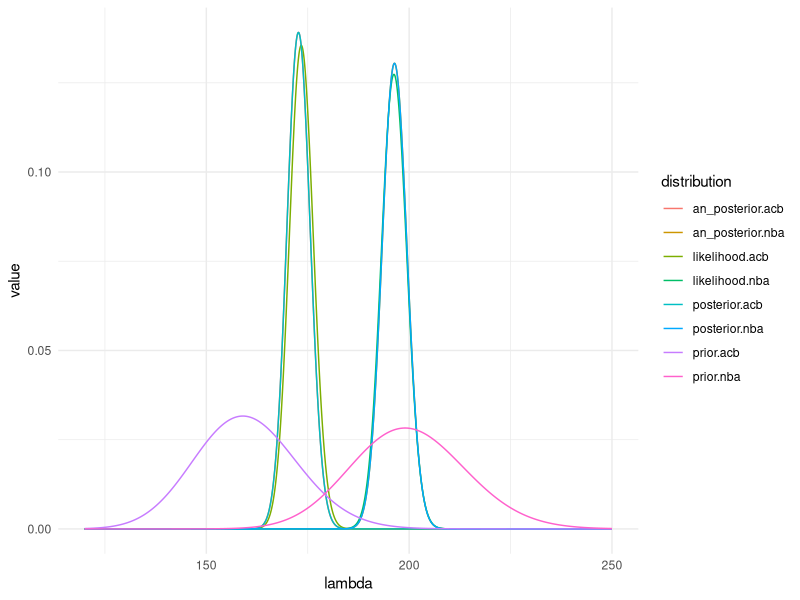
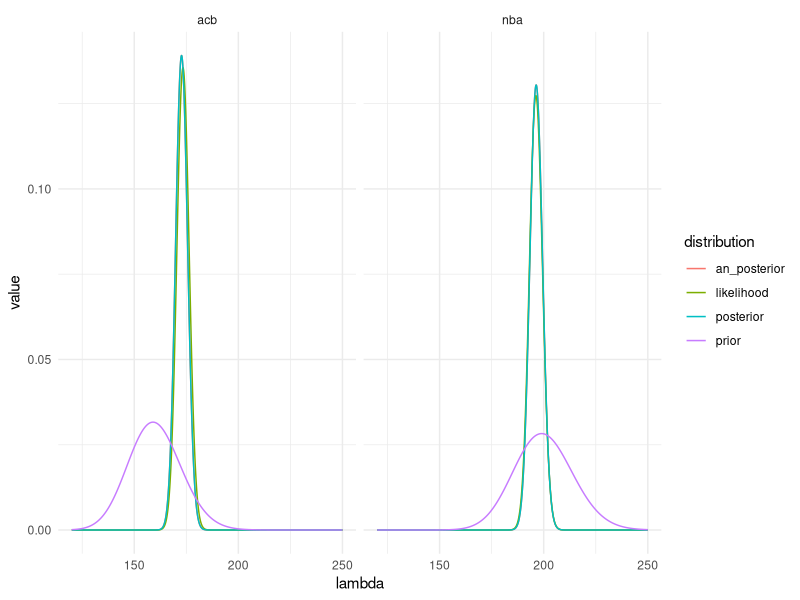
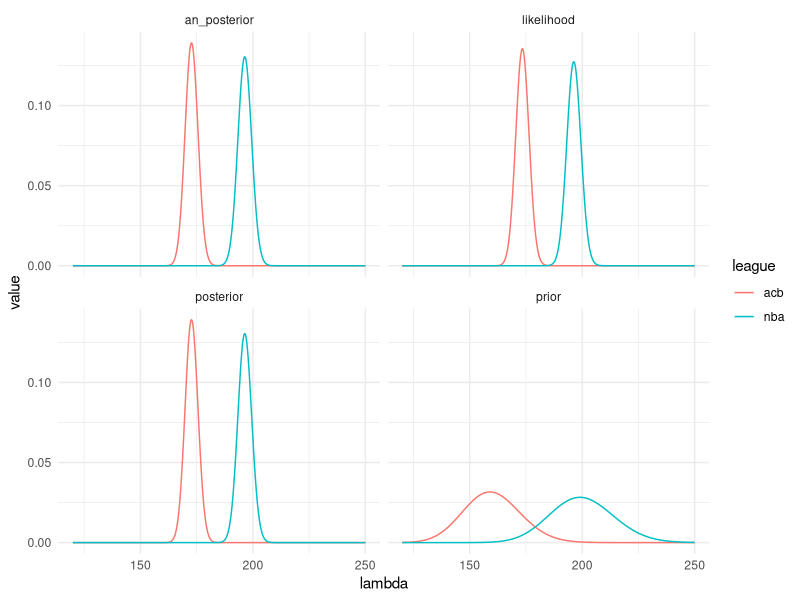
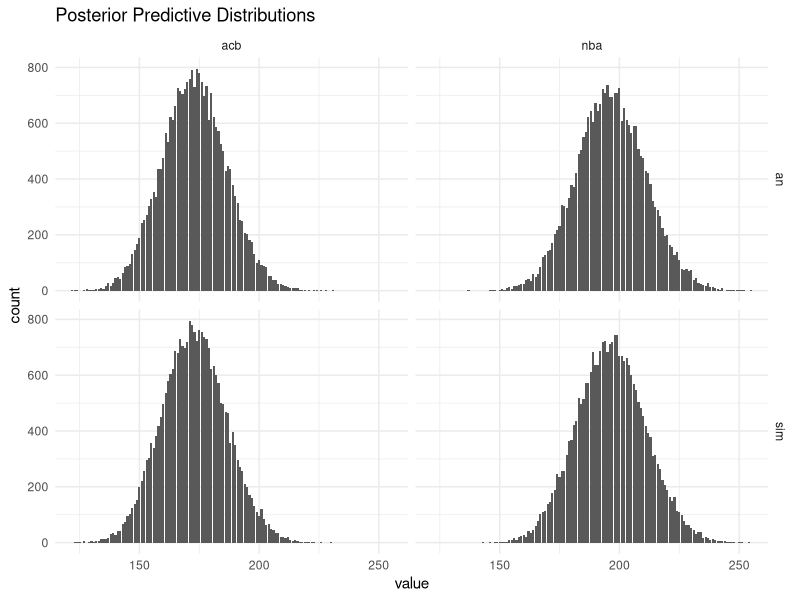
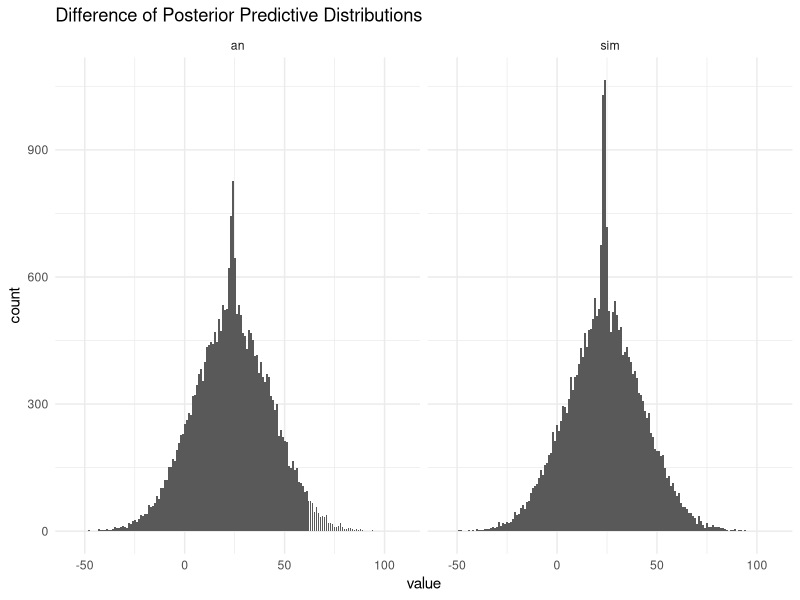

Write the R code that produced these figures, in order.
## ---- chunk 1
knitr::opts_chunk$set(echo = TRUE, fig.width = 14, comment = "#>")
library(ggplot2)
library(tidyverse)
setwd("/home/ajo/gitRepos/bayesian/HW2")
theme_set(theme_minimal())
## ---- chunk 2
data <- read.table("basquet.txt", header = T)
str(data)
head(data)
## ---- chunk 3
delta.lambda <- 0.005
start <- 120
end <- 250
sim.points <- (end-start)/delta.lambda
lambda <- seq(start, end, length.out = sim.points)
n <- dim(data)[[1]]

prior.par.nba <- c(alpha = 200, beta = 1)
prior.par.acb <- c(alpha = 160, beta = 1)

prior.nba <- dgamma(lambda, shape = prior.par.nba[1], rate = prior.par.nba[2])
prior.acb <- dgamma(lambda, shape = prior.par.acb[1], rate = prior.par.acb[2])

#likelihood.nba <- exp(-lambda*n)*lambda^sum(data[,2])
likelihood.nba <- map_dbl(lambda, ~ prod(dpois(data[,2], .x)))
likelihood.nba <- likelihood.nba/(sum(likelihood.nba)*delta.lambda)
#likelihood.acb <- exp(-lambda*n)*lambda^sum(data[,1])
likelihood.acb <- map_dbl(lambda, ~ prod(dpois(data[,1], .x)))
likelihood.acb <- likelihood.acb/(sum(likelihood.acb)*delta.lambda)

# Simulated posterior
prod.nba <- likelihood.nba*prior.nba
posterior.nba <- prod.nba/(sum(prod.nba)*delta.lambda)
prod.acb <- likelihood.acb*prior.acb
posterior.acb <- prod.acb/(sum(prod.acb)*delta.lambda)

# Analytical solution of posterior (conjugate prior)
posterior.par.nba <- prior.par.nba + c(sum(data[,2]), n)
posterior.par.acb <- prior.par.acb + c(sum(data[,1]), n)
an_posterior.nba <- dgamma(lambda, shape = posterior.par.nba[1], rate = posterior.par.nba[2])
an_posterior.acb <- dgamma(lambda, shape = posterior.par.acb[1], rate = posterior.par.acb[2])

df <- tibble(lambda, likelihood.nba, likelihood.acb,
             prior.nba, prior.acb, 
             an_posterior.nba, an_posterior.acb, 
             posterior.nba, posterior.acb)

df2 <- df %>% 
    gather(key = distribution, value = value, -lambda) 

df3 <- df2 %>% 
    separate(distribution, into = c("distribution", "league"), sep = "\\.")

df2 %>% 
    ggplot() +
    geom_line(aes(x = lambda, y = value, col = distribution))

df3 %>% 
    ggplot() +
    geom_line(aes(x = lambda, y = value, col = distribution)) +
    facet_wrap(~league)

df3 %>% 
    ggplot() +
    geom_line(aes(x = lambda, y = value, col = league)) +
    facet_wrap(~distribution) 
## ---- chunk 4
seed <- 1
set.seed(seed)
post.an.nba <- rgamma(sim.points, shape = posterior.par.nba[1], rate = posterior.par.nba[2])
set.seed(seed)
y.post.sim1an_nba <- rpois(sim.points, lambda = post.an.nba) # First using simulated values from the analytical posterior (conjugate)

set.seed(seed)
post.samples.nba <- sample(lambda, size = sim.points, replace = T, prob = posterior.nba)
set.seed(seed)
y.post.sim1sim_nba <- rpois(sim.points, lambda = post.samples.nba) # Secondly using samples from the simulated posterior from earlier.

set.seed(seed)
post.an.acb <- rgamma(sim.points, shape = posterior.par.acb[1], rate = posterior.par.acb[2])
set.seed(seed)
y.post.sim1an_acb <- rpois(sim.points, lambda = post.an.acb) # First using simulated values from the analytical posterior (conjugate).

set.seed(seed)
post.samples.acb <- sample(lambda, size = sim.points, replace = T, prob = posterior.acb)
set.seed(seed)
y.post.sim1sim_acb <- rpois(sim.points, lambda = post.samples.acb) # Secondly using samples from the simulated posterior from earlier.

df4 <- tibble(y.post.sim1an_nba, y.post.sim1sim_nba, y.post.sim1an_acb, y.post.sim1sim_acb)
df5 <- df4 %>% 
    gather(key = distribution, value = value) 

df6 <- df5 %>% 
    separate(distribution, into = c("distribution", "league"), sep = "_") %>% 
    separate(distribution, into = c("distribution", "vers"), sep = "1")

# Plotting the posterior predictive probabilities. 
df6 %>% 
    ggplot() +
    geom_bar(aes(x = value)) +
    facet_grid(row = vars(vers), col = vars(league)) +
    ggtitle("Posterior Predictive Distributions")
## ---- chunk 5
diff.sim <- y.post.sim1sim_nba - y.post.sim1sim_acb
diff.an <- y.post.sim1an_nba - y.post.sim1an_acb

df7 <- tibble(diff.sim, diff.an)
df8 <- df7 %>% 
    gather(key = distribution, value = value) 

df9 <- df8 %>% 
    separate(distribution, into = c("distribution", "vers"), sep = "\\.") 

# Plotting the posterior predictive probabilities. 
df9 %>% 
    ggplot() +
    geom_bar(aes(x = value)) +
    facet_wrap(~vers) +
    ggtitle("Difference of Posterior Predictive Distributions")
## ---- chunk 6
mean(diff.sim < 0)
mean(diff.an < 0)
## ---- chunk 7
mean(diff.sim >= 60)
mean(diff.an >= 60)
